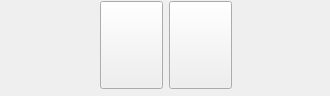
                 <widget class="QWidget" name="srcMainJ3">
                  <property name="geometry">
                   <rect>
                    <x>0</x>
                    <y>0</y>
                    <width>330</width>
                    <height>96</height>
                   </rect>
                  </property>
                  <widget class="QWidget" name="layoutWidget_4">
                   <property name="geometry">
                    <rect>
                     <x>10</x>
                     <y>0</y>
                     <width>311</width>
                     <height>90</height>
                    </rect>
                   </property>
                   <layout class="QHBoxLayout" name="horizontalLayout_2">
                    <item>
                     <spacer name="horizontalSpacer_7">
                      <property name="orientation">
                       <enum>Qt::Horizontal</enum>
                      </property>
                      <property name="sizeHint" stdset="0">
                       <size>
                        <width>40</width>
                        <height>20</height>
                       </size>
                      </property>
                     </spacer>
                    </item>
                    <item>
                     <widget class="QPushButton" name="btnCarteGJ3">
                      <property name="minimumSize">
                       <size>
                        <width>63</width>
                        <height>88</height>
                       </size>
                      </property>
                      <property name="maximumSize">
                       <size>
                        <width>63</width>
                        <height>88</height>
                       </size>
                      </property>
                      <property name="cursor">
                       <cursorShape>PointingHandCursor</cursorShape>
                      </property>
                      <property name="text">
                       <string/>
                      </property>
                     </widget>
                    </item>
                    <item>
                     <widget class="QPushButton" name="btnCarteDJ3">
                      <property name="minimumSize">
                       <size>
                        <width>63</width>
                        <height>88</height>
                       </size>
                      </property>
                      <property name="maximumSize">
                       <size>
                        <width>63</width>
                        <height>88</height>
                       </size>
                      </property>
                      <property name="cursor">
                       <cursorShape>PointingHandCursor</cursorShape>
                      </property>
                      <property name="text">
                       <string/>
                      </property>
                     </widget>
                    </item>
                    <item>
                     <spacer name="horizontalSpacer_8">
                      <property name="orientation">
                       <enum>Qt::Horizontal</enum>
                      </property>
                      <property name="sizeHint" stdset="0">
                       <size>
                        <width>40</width>
                        <height>20</height>
                       </size>
                      </property>
                     </spacer>
                    </item>
                   </layout>
                  </widget>
                 </widget>
